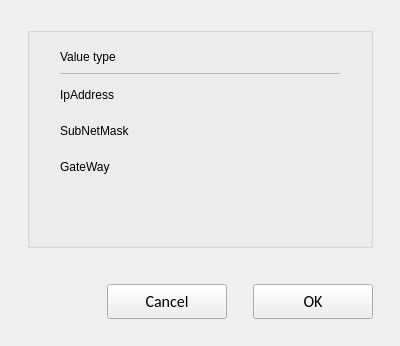
<?xml version="1.0" encoding="UTF-8"?>
<ui version="4.0">
 <class>C_SdNdeIpAddressConfigurationWidget</class>
 <widget class="QWidget" name="C_SdNdeIpAddressConfigurationWidget">
  <property name="geometry">
   <rect>
    <x>0</x>
    <y>0</y>
    <width>400</width>
    <height>346</height>
   </rect>
  </property>
  <property name="windowTitle">
   <string>Form</string>
  </property>
  <layout class="QVBoxLayout" name="verticalLayout">
   <property name="leftMargin">
    <number>27</number>
   </property>
   <property name="topMargin">
    <number>27</number>
   </property>
   <property name="rightMargin">
    <number>27</number>
   </property>
   <property name="bottomMargin">
    <number>0</number>
   </property>
   <item>
    <widget class="QGroupBox" name="pc_GroupBoxGeneral_3">
     <property name="styleRole" stdset="0">
      <string>default</string>
     </property>
     <property name="title">
      <string/>
     </property>
     <layout class="QHBoxLayout" name="horizontalLayout_9">
      <property name="leftMargin">
       <number>30</number>
      </property>
      <property name="rightMargin">
       <number>30</number>
      </property>
      <property name="bottomMargin">
       <number>20</number>
      </property>
      <item>
       <layout class="QVBoxLayout" name="verticalLayout_5" stretch="0,0,1">
        <property name="sizeConstraint">
         <enum>QLayout::SetMinimumSize</enum>
        </property>
        <item>
         <layout class="QVBoxLayout" name="verticalLayout_6" stretch="1,0">
          <property name="spacing">
           <number>0</number>
          </property>
          <item>
           <layout class="QHBoxLayout" name="horizontalLayout_15" stretch="0,1">
            <property name="spacing">
             <number>6</number>
            </property>
            <item>
             <widget class="stw::opensyde_gui_elements::C_OgeLabContextMenuBase" name="pc_LabelDataElement">
              <property name="styleRole" stdset="0">
               <string>heading-group-bold</string>
              </property>
              <property name="minimumSize">
               <size>
                <width>0</width>
                <height>30</height>
               </size>
              </property>
              <property name="maximumSize">
               <size>
                <width>16777215</width>
                <height>30</height>
               </size>
              </property>
              <property name="text">
               <string>Value type</string>
              </property>
             </widget>
            </item>
            <item>
             <spacer name="horizontalSpacer_27">
              <property name="orientation">
               <enum>Qt::Horizontal</enum>
              </property>
              <property name="sizeType">
               <enum>QSizePolicy::MinimumExpanding</enum>
              </property>
              <property name="sizeHint" stdset="0">
               <size>
                <width>40</width>
                <height>1</height>
               </size>
              </property>
             </spacer>
            </item>
           </layout>
          </item>
          <item>
           <layout class="QHBoxLayout" name="horizontalLayout_36" stretch="1">
            <property name="spacing">
             <number>0</number>
            </property>
            <property name="leftMargin">
             <number>0</number>
            </property>
            <property name="topMargin">
             <number>1</number>
            </property>
            <item>
             <widget class="stw::opensyde_gui_elements::C_OgeFraSeparator" name="pc_FramSperator1_4">
              <property name="minimumSize">
               <size>
                <width>0</width>
                <height>1</height>
               </size>
              </property>
              <property name="maximumSize">
               <size>
                <width>16777215</width>
                <height>1</height>
               </size>
              </property>
              <property name="frameShape">
               <enum>QFrame::StyledPanel</enum>
              </property>
              <property name="frameShadow">
               <enum>QFrame::Raised</enum>
              </property>
             </widget>
            </item>
           </layout>
          </item>
         </layout>
        </item>
        <item>
         <layout class="QGridLayout" name="gridLayout" columnstretch="0,0,0">
          <property name="topMargin">
           <number>0</number>
          </property>
          <property name="horizontalSpacing">
           <number>20</number>
          </property>
          <item row="1" column="0">
           <widget class="stw::opensyde_gui_elements::C_OgeLabToolTipBase" name="pc_LabelSubNetMask">
            <property name="styleRole" stdset="0">
             <string>group-item</string>
            </property>
            <property name="text">
             <string>SubNetMask</string>
            </property>
           </widget>
          </item>
          <item row="0" column="0">
           <widget class="stw::opensyde_gui_elements::C_OgeLabToolTipBase" name="pc_LabelIpAddress">
            <property name="styleRole" stdset="0">
             <string>group-item</string>
            </property>
            <property name="text">
             <string>IpAddress</string>
            </property>
           </widget>
          </item>
          <item row="0" column="2">
           <spacer name="horizontalSpacer_2">
            <property name="orientation">
             <enum>Qt::Horizontal</enum>
            </property>
            <property name="sizeHint" stdset="0">
             <size>
              <width>40</width>
              <height>20</height>
             </size>
            </property>
           </spacer>
          </item>
          <item row="2" column="0">
           <widget class="stw::opensyde_gui_elements::C_OgeLabToolTipBase" name="pc_LabelDefaultGateway">
            <property name="styleRole" stdset="0">
             <string>group-item</string>
            </property>
            <property name="text">
             <string>GateWay</string>
            </property>
           </widget>
          </item>
          <item row="0" column="1">
           <widget class="stw::opensyde_gui::C_SdNdeLeIpAddressWidget" name="pc_WidgetIpAddress" native="true">
            <property name="minimumSize">
             <size>
              <width>150</width>
              <height>30</height>
             </size>
            </property>
            <property name="maximumSize">
             <size>
              <width>150</width>
              <height>30</height>
             </size>
            </property>
           </widget>
          </item>
          <item row="1" column="1">
           <widget class="stw::opensyde_gui::C_SdNdeLeIpAddressWidget" name="pc_WidgetSubNetMask" native="true">
            <property name="minimumSize">
             <size>
              <width>150</width>
              <height>30</height>
             </size>
            </property>
            <property name="maximumSize">
             <size>
              <width>150</width>
              <height>30</height>
             </size>
            </property>
           </widget>
          </item>
          <item row="2" column="1">
           <widget class="stw::opensyde_gui::C_SdNdeLeIpAddressWidget" name="pc_WidgetDefaultGateway" native="true">
            <property name="minimumSize">
             <size>
              <width>150</width>
              <height>30</height>
             </size>
            </property>
            <property name="maximumSize">
             <size>
              <width>150</width>
              <height>30</height>
             </size>
            </property>
           </widget>
          </item>
         </layout>
        </item>
        <item>
         <spacer name="verticalSpacer">
          <property name="orientation">
           <enum>Qt::Vertical</enum>
          </property>
          <property name="sizeHint" stdset="0">
           <size>
            <width>20</width>
            <height>40</height>
           </size>
          </property>
         </spacer>
        </item>
       </layout>
      </item>
     </layout>
    </widget>
   </item>
   <item>
    <spacer name="pc_VerticalSpacerButtonsObove">
     <property name="orientation">
      <enum>Qt::Vertical</enum>
     </property>
     <property name="sizeType">
      <enum>QSizePolicy::Fixed</enum>
     </property>
     <property name="sizeHint" stdset="0">
      <size>
       <width>20</width>
       <height>30</height>
      </size>
     </property>
    </spacer>
   </item>
   <item>
    <layout class="QHBoxLayout" name="horizontalLayout_7">
     <item>
      <spacer name="horizontalSpacer_3">
       <property name="orientation">
        <enum>Qt::Horizontal</enum>
       </property>
       <property name="sizeHint" stdset="0">
        <size>
         <width>40</width>
         <height>20</height>
        </size>
       </property>
      </spacer>
     </item>
     <item>
      <widget class="QPushButton" name="pc_BushButtonCancel">
       <property name="styleRole" stdset="0">
        <string>cancel</string>
       </property>
       <property name="minimumSize">
        <size>
         <width>120</width>
         <height>35</height>
        </size>
       </property>
       <property name="maximumSize">
        <size>
         <width>120</width>
         <height>35</height>
        </size>
       </property>
       <property name="font">
        <font>
         <family>Calibri</family>
         <pointsize>12</pointsize>
        </font>
       </property>
       <property name="text">
        <string>Cancel</string>
       </property>
      </widget>
     </item>
     <item>
      <spacer name="horizontalSpacer_4">
       <property name="orientation">
        <enum>Qt::Horizontal</enum>
       </property>
       <property name="sizeType">
        <enum>QSizePolicy::Fixed</enum>
       </property>
       <property name="sizeHint" stdset="0">
        <size>
         <width>20</width>
         <height>20</height>
        </size>
       </property>
      </spacer>
     </item>
     <item>
      <widget class="QPushButton" name="pc_BushButtonOk">
       <property name="styleRole" stdset="0">
        <string>dialog</string>
       </property>
       <property name="minimumSize">
        <size>
         <width>120</width>
         <height>35</height>
        </size>
       </property>
       <property name="maximumSize">
        <size>
         <width>120</width>
         <height>35</height>
        </size>
       </property>
       <property name="font">
        <font>
         <family>Calibri</family>
         <pointsize>12</pointsize>
        </font>
       </property>
       <property name="text">
        <string>OK</string>
       </property>
      </widget>
     </item>
    </layout>
   </item>
   <item>
    <spacer name="verticalSpacer_7">
     <property name="orientation">
      <enum>Qt::Vertical</enum>
     </property>
     <property name="sizeType">
      <enum>QSizePolicy::Fixed</enum>
     </property>
     <property name="sizeHint" stdset="0">
      <size>
       <width>20</width>
       <height>27</height>
      </size>
     </property>
    </spacer>
   </item>
  </layout>
 </widget>
 <customwidgets>
  <customwidget>
   <class>stw::opensyde_gui_elements::C_OgeLabToolTipBase</class>
   <extends>QLabel</extends>
   <header>C_OgeLabToolTipBase.hpp</header>
  </customwidget>
  <customwidget>
   <class>stw::opensyde_gui_elements::C_OgeLabContextMenuBase</class>
   <extends>QLabel</extends>
   <header>C_OgeLabContextMenuBase.hpp</header>
  </customwidget>
  <customwidget>
   <class>stw::opensyde_gui_elements::C_OgeFraSeparator</class>
   <extends>QFrame</extends>
   <header>C_OgeFraSeparator.hpp</header>
   <container>1</container>
  </customwidget>
  <customwidget>
   <class>stw::opensyde_gui::C_SdNdeLeIpAddressWidget</class>
   <extends>QWidget</extends>
   <header>C_SdNdeLeIpAddressWidget.hpp</header>
   <container>1</container>
  </customwidget>
 </customwidgets>
 <tabstops>
  <tabstop>pc_WidgetIpAddress</tabstop>
  <tabstop>pc_WidgetSubNetMask</tabstop>
  <tabstop>pc_WidgetDefaultGateway</tabstop>
  <tabstop>pc_BushButtonCancel</tabstop>
  <tabstop>pc_BushButtonOk</tabstop>
 </tabstops>
 <resources/>
 <connections/>
</ui>
